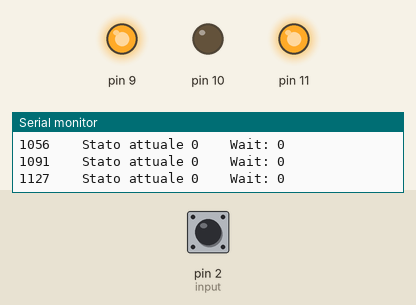
A sketch run on a simulated Arduino Uno, built with avr-gcc and run on an emulated ATmega328P. Parts: output pins drawn as LEDs (lit = HIGH), the last lines printed to the serial monitor. Inputs (shaded band) come from the test bench; at power-on: pin 2 (input) HIGH.

Above: at 1.2 s.
1.3 s: pin 2 (input) pulled LOW for 0.15 s
At 2.6 s:
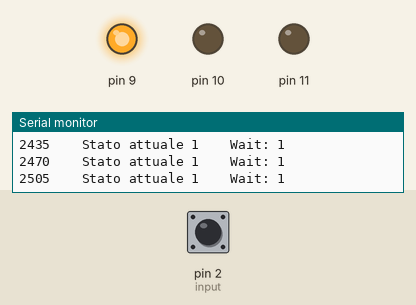
At 4.1 s:
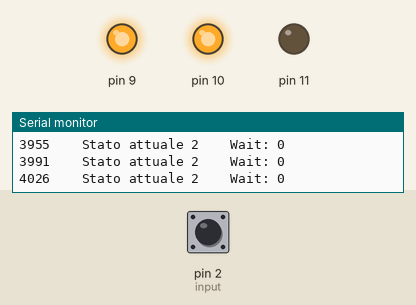
4.4 s: pin 2 (input) pulled LOW for 3.2 s
Timing chart, 0 to 13.6 s (numbered marks = the images above; inputs shaded):
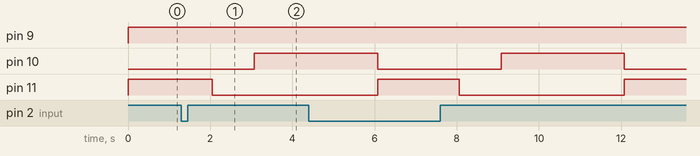

Measured:
- after the input at 1.3 s, pin 10: LOW → HIGH after 1.8 s; pin 11: HIGH → LOW after 0.75 s

The sketch:

semaforo_rgb.ino
```cpp
/*
   Semaforo RGB

Version: singolo semaforo + millis + memoria giallo

   Un singolo semaforo costruito col paradigma delle macchine a stato.
   Viene utilizzato un oggetto della libreria common per gestire il LED.

   Uno stimolo esterno rappresentato dalla pressione di un bottone
   causa il passaggio di stato.
   Il semaforo resta verde fino a quando non riceve lo stimolo
   (es passaggio pedonale).

   Implementata con millis() invece che con delay(),

   */

#include <common.h>
const byte input = 2; // PIN del bottone
int pausa = 3000;
long timer ;
boolean wait = 0; // Memoria bottone

enum states_available { // Stati della FMS
    green,         // Statico
    yellow,            // Statico
    red            // Statico
};

states_available state  ;


void setup() {
    pinMode(input, INPUT_PULLUP);
    Serial.begin(9600);
    timer = millis();
}

RGBLed led(11, 10, 9);

void loop() {
    switch (state) {

    case green:
        led.Green();
        if (wait && (millis() - timer >= pausa * 2/3)) {
            state = yellow;
            timer = millis();
        }

        if (digitalRead(input) == LOW) {
            wait = 1;
        }
        break;


    case yellow :
        led.Yellow();
        if (millis() - timer >= pausa /3) {
            state = red ;
            wait = 0 ;
            timer += pausa /3;
        }
        break;

    case red :
        led.Red();
        if (millis() - timer >= pausa) {
            state = green ;
            timer += pausa ;
        }
        break;

    default:    // In caso di default si fa giallo lampeggiante
        led.Yellow();
        delay(pausa/3);
        led.Off();
        delay(pausa/3);
        break;

    }

    //Debug:
    Serial.print(millis());
    Serial.print(" \t Stato attuale ");
    Serial.print(state);
    Serial.print(" \t Wait: ");
    Serial.println(wait);

}

/* Domande:
 1. Introdurre un secondo semaforo che cambia stato quando viene attivato
    lo stimolo.
 2. L'uso di delay() puo' essere limitativo: come rimediare?
.
.
.
.
.
.
.
.
.
.
  Soluzioni
2. Si potrebbe utilizzare un interrupt per gli stimoli oppure millis()
   per gestire le pause.
 */
```
